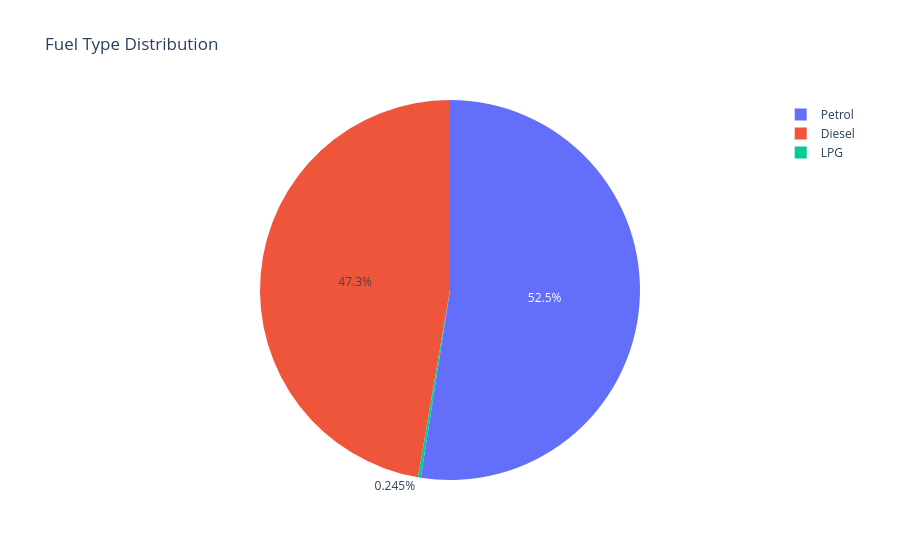

This figure's notebook cell:
### Code cell
fig = px.pie(
    df,
    names="fuel_type",
    title="Fuel Type Distribution"
)

fig.show()

### Figure 1 — Plotly figure (JSON) as saved in the notebook; plotly's stock layout.template omitted (floating-point values rounded to 4 significant figures; data arrays with more than 128 entries replaced by an {"elided": "..."} marker saying what was removed)
{"data": [{"domain": {"x": [0, 1], "y": [0, 1]}, "hovertemplate": "fuel_type=%{label}<extra></extra>", "labels": {"elided": "816 str values"}, "legendgroup": "", "name": "", "showlegend": true, "type": "pie"}], "layout": {"legend": {"tracegroupgap": 0}, "title": {"text": "Fuel Type Distribution"}}}
